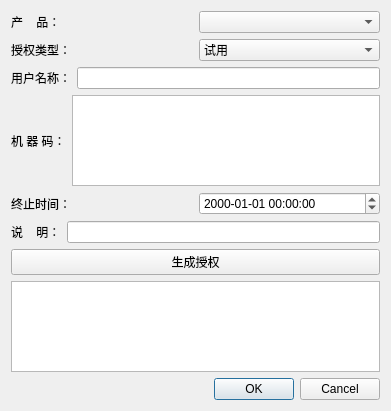
<?xml version="1.0" encoding="UTF-8"?>
<ui version="4.0">
 <class>newLic</class>
 <widget class="QDialog" name="newLic">
  <property name="geometry">
   <rect>
    <x>0</x>
    <y>0</y>
    <width>391</width>
    <height>411</height>
   </rect>
  </property>
  <property name="windowTitle">
   <string>新建授权</string>
  </property>
  <layout class="QVBoxLayout" name="verticalLayout_2">
   <item>
    <layout class="QVBoxLayout" name="verticalLayout">
     <item>
      <layout class="QHBoxLayout" name="horizontalLayout">
       <item>
        <widget class="QLabel" name="label">
         <property name="text">
          <string>产    品：</string>
         </property>
        </widget>
       </item>
       <item>
        <widget class="QComboBox" name="comboBox_softName"/>
       </item>
      </layout>
     </item>
     <item>
      <layout class="QHBoxLayout" name="horizontalLayout_7">
       <item>
        <widget class="QLabel" name="label_7">
         <property name="text">
          <string>授权类型：</string>
         </property>
        </widget>
       </item>
       <item>
        <widget class="QComboBox" name="comboBox_LicType">
         <item>
          <property name="text">
           <string>试用</string>
          </property>
         </item>
         <item>
          <property name="text">
           <string>正式</string>
          </property>
         </item>
        </widget>
       </item>
      </layout>
     </item>
     <item>
      <layout class="QHBoxLayout" name="horizontalLayout_2">
       <item>
        <widget class="QLabel" name="label_2">
         <property name="text">
          <string>用户名称：</string>
         </property>
        </widget>
       </item>
       <item>
        <widget class="QLineEdit" name="lineEdit_userName"/>
       </item>
      </layout>
     </item>
     <item>
      <layout class="QHBoxLayout" name="horizontalLayout_3">
       <item>
        <widget class="QLabel" name="label_3">
         <property name="text">
          <string>机 器 码：</string>
         </property>
        </widget>
       </item>
       <item>
        <widget class="QTextEdit" name="lineEdit_macCode"/>
       </item>
      </layout>
     </item>
     <item>
      <layout class="QHBoxLayout" name="horizontalLayout_6">
       <item>
        <widget class="QLabel" name="label_5">
         <property name="text">
          <string>终止时间：</string>
         </property>
        </widget>
       </item>
       <item>
        <widget class="QDateTimeEdit" name="dateTimeEdit_to">
         <property name="displayFormat">
          <string>yyyy-MM-dd HH:mm:ss</string>
         </property>
        </widget>
       </item>
      </layout>
     </item>
     <item>
      <layout class="QHBoxLayout" name="horizontalLayout_4">
       <item>
        <widget class="QLabel" name="label_6">
         <property name="text">
          <string>说    明：</string>
         </property>
        </widget>
       </item>
       <item>
        <widget class="QLineEdit" name="lineEdit_disc"/>
       </item>
      </layout>
     </item>
     <item>
      <layout class="QHBoxLayout" name="horizontalLayout_5"/>
     </item>
    </layout>
   </item>
   <item>
    <widget class="QPushButton" name="pushButton_makeLic">
     <property name="text">
      <string>生成授权</string>
     </property>
    </widget>
   </item>
   <item>
    <widget class="QTextEdit" name="textEdit_licCode"/>
   </item>
   <item>
    <widget class="QDialogButtonBox" name="buttonBox">
     <property name="orientation">
      <enum>Qt::Horizontal</enum>
     </property>
     <property name="standardButtons">
      <set>QDialogButtonBox::Cancel|QDialogButtonBox::Ok</set>
     </property>
    </widget>
   </item>
  </layout>
 </widget>
 <resources/>
 <connections>
  <connection>
   <sender>buttonBox</sender>
   <signal>accepted()</signal>
   <receiver>newLic</receiver>
   <slot>accept()</slot>
   <hints>
    <hint type="sourcelabel">
     <x>257</x>
     <y>401</y>
    </hint>
    <hint type="destinationlabel">
     <x>157</x>
     <y>274</y>
    </hint>
   </hints>
  </connection>
  <connection>
   <sender>buttonBox</sender>
   <signal>rejected()</signal>
   <receiver>newLic</receiver>
   <slot>reject()</slot>
   <hints>
    <hint type="sourcelabel">
     <x>325</x>
     <y>401</y>
    </hint>
    <hint type="destinationlabel">
     <x>286</x>
     <y>274</y>
    </hint>
   </hints>
  </connection>
 </connections>
</ui>
